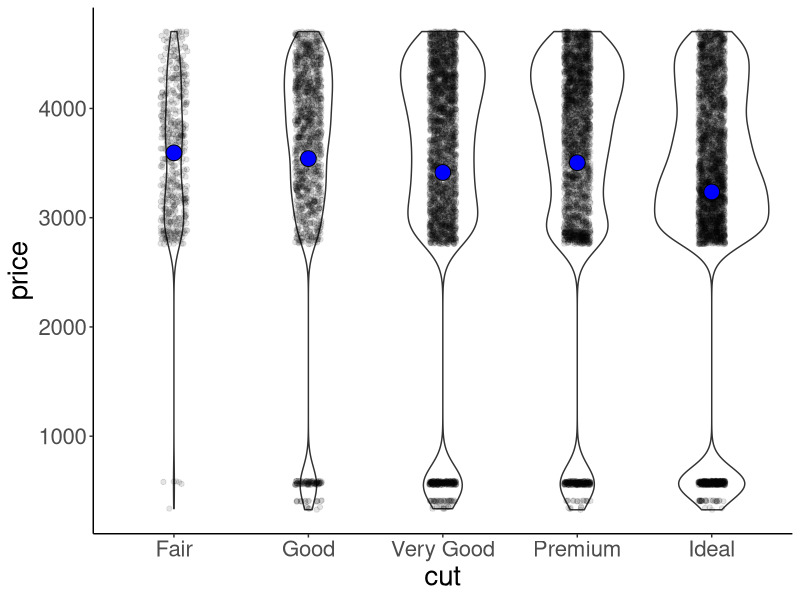

Write R code to recreate this figure.
# Load packages -------------------------------------------------------------------------------

library("tidyverse")

# Set theme -------------------------------------------------------------------------------

theme_set(
  theme_classic()+ #set the theme 
    theme(text = element_text(size = 20)) #set the default text size
)

# Practice plot 1 -----------------------------------------------------------------------------

ggplot(data = diamonds[1:10000, ], 
       mapping = aes(x = cut, y = price)) +
  geom_violin(scale = "count") +
  geom_point(
    alpha = 0.1,
    position = position_jitter(width = 0.1)
  ) +
  stat_summary(
    fun.y = "mean",
    shape = 21,
    geom = "point",
    fill = "blue",
    size = 5
  )
# ggsave("figures/practice_plot1.png", width = 8, height = 6)


  
